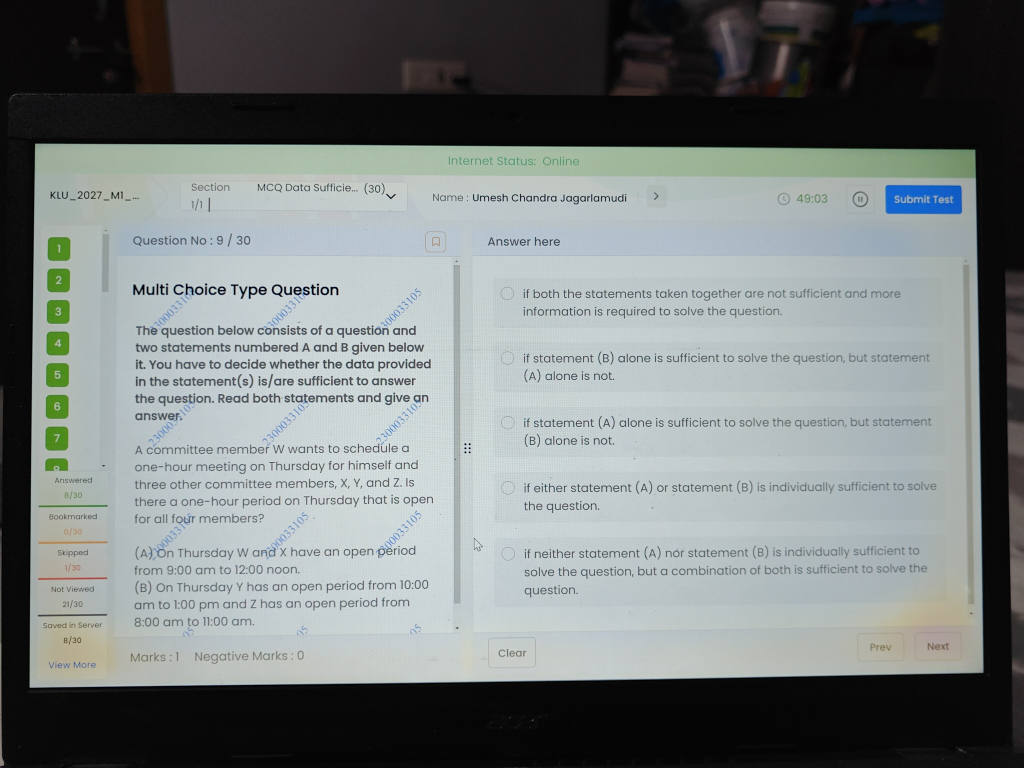
#> input picture datasets/calibration/answer-and-question-scroll/IMG20260326002239.jpg, 4096 x 3072 px (shown at 1/4 size); its folder holds only this picture in this run
$ python calibrate_cv_pipeline.py   (older library calls are emulated)
#> lines starting #> are read from the running program, lines starting #| are printed output that depends on the picture; after the words box and inside, x2 and y2 are one past the last pixel; in counts of white or black regions, pixels touching at a corner belong together
### controller/capture_pipeline/exam_layout.py
"""
Exam screen layout detector.

Detects the fixed-layout exam UI structure from a captured screenshot
and returns pixel coordinates for every significant region:

    - Question panel (left)
    - Answer panel (right)
    - Vertical divider between panels
    - Bottom bar (Clear / Prev / Next buttons)
    - Question navigation sidebar (numbered buttons on far left)

The exam uses a split-pane layout with a draggable vertical divider
(a thin line with a '⁞' dot-handle).  The divider position is treated
as FIXED for a given exam session.

Detection strategy:
    1. Convert image to grayscale.
    2. Find the "Answer here" header via template matching / OCR to
       anchor the right-panel origin.
    3. Find the vertical divider using edge + column-projection analysis
       in the expected region (~40-55 % of width).
    4. Find bottom bar by locating "Clear" / "Next" text near the bottom.
    5. Find the nav sidebar as the narrow strip left of the question panel
       that contains numbered colored boxes.

All coordinates are in absolute pixels of the source image.
"""

from __future__ import annotations

from dataclasses import dataclass, field
from pathlib import Path
from typing import Optional

import numpy as np

from controller.utils.logger import get_logger

logger = get_logger("exam_layout")


# ---------------------------------------------------------------------------
# Data structures
# ---------------------------------------------------------------------------

@dataclass(frozen=True)
class Rect:
    """Axis-aligned bounding rectangle in absolute pixels."""
    x: int
    y: int
    w: int
    h: int

    @property
    def x2(self) -> int:
        return self.x + self.w

    @property
    def y2(self) -> int:
        return self.y + self.h

    @property
    def cx(self) -> int:
        return self.x + self.w // 2

    @property
    def cy(self) -> int:
        return self.y + self.h // 2


@dataclass
class ExamLayout:
    """Complete layout of the exam screen with all detected regions."""

    # Core panels
    question_panel: Optional[Rect] = None       # Left panel (question text)
    answer_panel: Optional[Rect] = None         # Right panel (answer options)
    divider_x: int = 0                          # X-coordinate of the vertical divider

    # Bottom bar buttons
    bottom_bar: Optional[Rect] = None
    next_button: Optional[Rect] = None
    prev_button: Optional[Rect] = None
    clear_button: Optional[Rect] = None
    is_last_question: bool = False

    # Navigation sidebar (far left numbered buttons)
    nav_sidebar: Optional[Rect] = None

    # Header region (contains exam info, timer, submit button)
    header: Optional[Rect] = None

    # Image dimensions for normalized coordinate conversion
    image_w: int = 0
    image_h: int = 0

    # Detection confidence
    confidence: float = 0.0
    detection_notes: list[str] = field(default_factory=list)

    def is_valid(self) -> bool:
        """Layout is valid if we found at least the two main panels."""
        return (
            self.question_panel is not None
            and self.answer_panel is not None
            and self.divider_x > 0
        )

    # [5 lines left out: function norm, not called in this run]


# ---------------------------------------------------------------------------
# Detector
# ---------------------------------------------------------------------------

class ExamLayoutDetector:
    """
    Detects the exam screen layout from a screenshot.

    Tunable thresholds are class-level constants.  Override them for
    calibration by subclassing or mutating the instance.

    Results are cached per image path (deterministic — same image always
    produces the same layout), which eliminates redundant detections when
    multiple subsystems (OCR, scroll, validation) request the layout for
    the same captured frame.
    """

    # Per-path result cache.  Shared across ALL instances so OCRLayoutAnalyzer,
    # ScreenValidator, ScrollDetector, etc. all benefit from a single detection.
    # Max 10 entries to avoid unbounded memory growth.
    _layout_cache: dict[str, "ExamLayout"] = {}
    _CACHE_MAX = 10

    # --- Tunable thresholds -------------------------------------------

    # Divider search region as fraction of image width.
    # We expect the divider at around 40-55 % of image width.
    DIVIDER_SEARCH_LEFT_FRAC = 0.38
    DIVIDER_SEARCH_RIGHT_FRAC = 0.58

    # Minimum vertical span (fraction of image height) for a column
    # to be considered a divider.
    DIVIDER_MIN_SPAN_FRAC = 0.45

    # Header is assumed to occupy the top N% of the image.
    HEADER_HEIGHT_FRAC = 0.12

    # Bottom bar is assumed to occupy the bottom N% of the image.
    BOTTOM_BAR_HEIGHT_FRAC = 0.08

    # Navigation sidebar is assumed to be within the left N% of the image.
    NAV_SIDEBAR_WIDTH_FRAC = 0.10

    # Grayscale intensity range for the divider line (light gray).
    DIVIDER_GRAY_MIN = 150
    DIVIDER_GRAY_MAX = 230

    def detect(self, image_path: Path) -> ExamLayout:
        """
        Analyze an exam screenshot and return the detected layout.

        Results are cached per resolved image path so that multiple
        subsystems requesting the layout for the same frame get an
        instant result (layout detection takes ~1s per call).

        Parameters
        ----------
        image_path : Path
            Path to the screenshot image.

        Returns
        -------
        ExamLayout
            Detected layout with pixel coordinates for all regions.
        """
        cache_key = str(image_path.resolve())

        # Fast path: return cached result
        if cache_key in self._layout_cache:
            cached = self._layout_cache[cache_key]
            logger.debug("Layout cache HIT for %s (divider_x=%d)", image_path.name, cached.divider_x)
            return cached

        logger.info("Detecting exam layout for: %s", image_path.name)

        try:
            import cv2
        except ImportError:
            logger.warning("OpenCV not available — layout detection disabled")
            return ExamLayout()

        img = cv2.imread(str(image_path))
#> img is the input picture: shape (3072, 4096, 3); mean B, G, R 126.9, 127.5, 121.4
        if img is None:
            logger.warning("Could not read image: %s", image_path)
            return ExamLayout()

        h, w = img.shape[:2]
        gray = cv2.cvtColor(img, cv2.COLOR_BGR2GRAY)
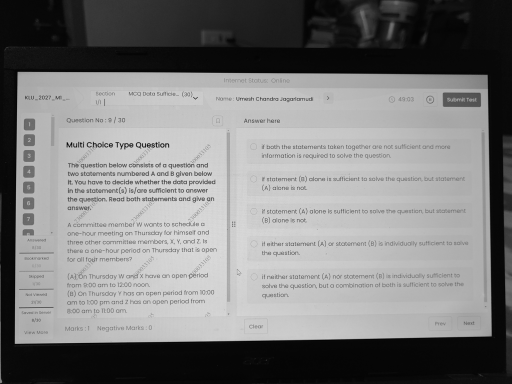
#> gray: shape (3072, 4096) (shown at 1/8 size); min 0, max 254, mean 125.6

        layout = ExamLayout(image_w=w, image_h=h)
        notes: list[str] = []

        # Step 1: Detect header (top bar with exam info + timer)
        header_h = int(h * self.HEADER_HEIGHT_FRAC)
        layout.header = Rect(0, 0, w, header_h)

        # Step 2: Detect bottom bar
        bottom_bar_h = int(h * self.BOTTOM_BAR_HEIGHT_FRAC)
        bottom_bar_y = h - bottom_bar_h
        layout.bottom_bar = Rect(0, bottom_bar_y, w, bottom_bar_h)
        self._detect_bottom_buttons(gray, layout, bottom_bar_y, h, w, color_img=img)
#> in _detect_bottom_buttons, `bar_region = gray[bar_top:img_h, :]`:
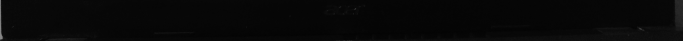
#> bar_region: shape (245, 4096) (shown at 1/6 size); min 0, max 139, mean 7.8
#> (the call stopped at in _detect_bottom_buttons, `data = pytesseract.image_to_data( bar_region, output_type=pytesseract...`: pytesseract is not available in this run)

        # Step 3: Detect navigation sidebar
        nav_w = int(w * self.NAV_SIDEBAR_WIDTH_FRAC)
        content_top = header_h
        content_bottom = bottom_bar_y
        layout.nav_sidebar = Rect(0, content_top, nav_w, content_bottom - content_top)

        # Step 4: Detect the vertical divider
        divider_x = self._detect_divider(gray, content_top, content_bottom, nav_w, w)
        if divider_x > 0:
            layout.divider_x = divider_x
            notes.append(f"divider found at x={divider_x}")
        else:
            # Fallback: assume divider at ~46% of width (observed default)
            divider_x = int(w * 0.46)
            layout.divider_x = divider_x
            notes.append(f"divider FALLBACK at x={divider_x}")

        # Step 5: Define the question and answer panels
        panel_top = content_top
        panel_bottom = content_bottom

        layout.question_panel = Rect(
            x=nav_w,
            y=panel_top,
            w=divider_x - nav_w,
            h=panel_bottom - panel_top,
        )

        layout.answer_panel = Rect(
            x=divider_x,
            y=panel_top,
            w=w - divider_x,
            h=panel_bottom - panel_top,
        )

        # Confidence based on whether we found a real divider
        layout.confidence = 0.9 if "divider found" in notes[0] else 0.5
        layout.detection_notes = notes

        logger.info(
            "Layout detected: divider_x=%d, q_panel=%s, a_panel=%s, confidence=%.2f",
            layout.divider_x,
            f"({layout.question_panel.x},{layout.question_panel.y},{layout.question_panel.w},{layout.question_panel.h})"
            if layout.question_panel else "None",
            f"({layout.answer_panel.x},{layout.answer_panel.y},{layout.answer_panel.w},{layout.answer_panel.h})"
            if layout.answer_panel else "None",
            layout.confidence,
        )

        # Cache the result.  Evict oldest entries if cache is full.
        if len(self._layout_cache) >= self._CACHE_MAX:
            oldest_key = next(iter(self._layout_cache))
            del self._layout_cache[oldest_key]
        self._layout_cache[cache_key] = layout

        return layout

    # ------------------------------------------------------------------
    # Internal helpers
    # ------------------------------------------------------------------

    def _detect_divider(
        self, gray: np.ndarray, content_top: int, content_bottom: int, nav_w: int, img_w: int
    ) -> int:
        """
        Dynamically find the vertical divider between the question and answers.
        1. Limit search to the middle region of the page
        2. Detect strongest vertical edge (Sobel-X)
        3. Check for drag handle dot pattern as fallback
        4. Validate the candidate has a continuous vertical span.
        """
#> called with content_top = 368, content_bottom = 2827, nav_w = 409, img_w = 4096
        import cv2

        # Ghost captures are direct screenshots of a CSS split-view.
        # The split has no visible gray border or structural drag-handle dots,
        # but bounding it is strict. Visual scan will falsely trip on text.
        try:
            from controller.config import CAPTURE_MODE
            if CAPTURE_MODE == "ghost":
                return int(img_w * 0.46)
        except Exception:
            pass

        content_region = gray[content_top:content_bottom, :]
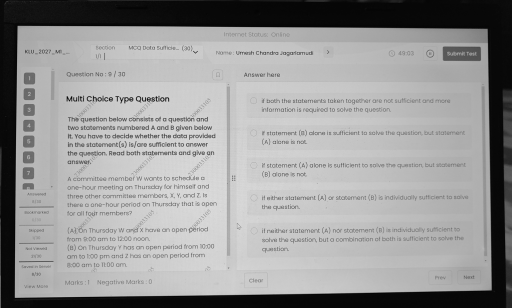
#> content_region: shape (2459, 4096) (shown at 1/8 size); min 0, max 254, mean 152
        c_h, c_w = content_region.shape[:2]

        search_x1 = max(nav_w, int(img_w * self.DIVIDER_SEARCH_LEFT_FRAC))
        search_x2 = min(c_w, int(img_w * self.DIVIDER_SEARCH_RIGHT_FRAC))

        if search_x2 <= search_x1:
            return 0

        search_strip = content_region[:, search_x1:search_x2]
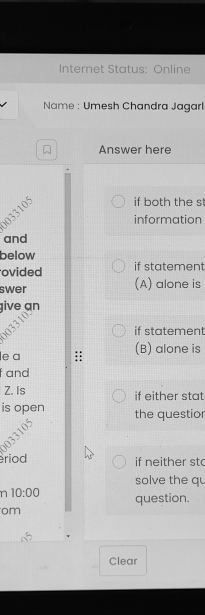
#> search_strip: shape (2459, 819) (shown at 1/4 size); min 0, max 254, mean 173.4

        # Sobel-X to find vertical edges
        sobel_x = cv2.Sobel(search_strip, cv2.CV_64F, 1, 0, ksize=3)
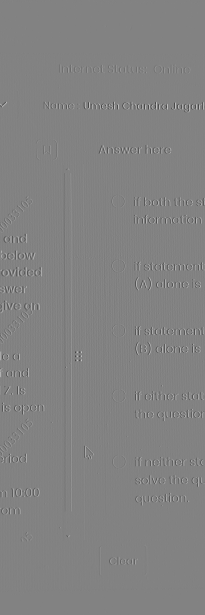
#> sobel_x: shape (2459, 819) float64 (shown at 1/4 size); min -853, max 817, mean 0; drawn with min black and max white
        sobel_abs = np.abs(sobel_x).astype(np.uint8)
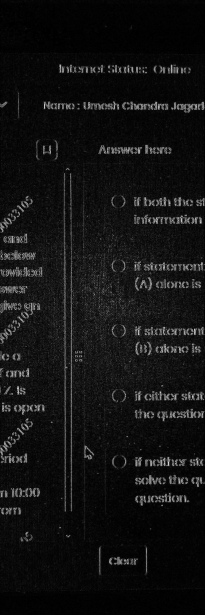
#> sobel_abs: shape (2459, 819) (shown at 1/4 size); min 0, max 255, mean 17.8

        # Column projection: sum of edge intensity per column
        col_projection = np.sum(sobel_abs, axis=0)
#> col_projection = 819 values, max 204853 at index 284, min 0 at index 0, mean 43864.4

        if len(col_projection) == 0:
            return 0

        # Find the column with the maximum edge projection
        peak_col_local = int(np.argmax(col_projection))
#> peak_col_local = 284
        peak_col_global = search_x1 + peak_col_local
#> peak_col_global = 1840

        # Validate: the candidate column should have a long continuous vertical span
        candidate_col = gray[content_top:content_bottom, peak_col_global]
#> candidate_col = 2459 values, max 213 at index 418, min 0 at index 2364, mean 157.4
        # The divider line is typically a light gray line
        in_range = (candidate_col >= self.DIVIDER_GRAY_MIN) & (candidate_col <= self.DIVIDER_GRAY_MAX)

        # Find longest continuous run of gray pixels
        longest_run = 0
        current_run = 0
        for val in in_range:
            if val:
                current_run += 1
                longest_run = max(longest_run, current_run)
            else:
                current_run = 0

        span_frac = longest_run / max(c_h, 1)
        if span_frac >= self.DIVIDER_MIN_SPAN_FRAC:
            return peak_col_global

        # Second attempt: look for the drag handle dots (⁞).
        # The drag handle has 6 small dark dots stacked vertically near
        # the center of the divider.  We search for a narrow column region
        # with small, repeating dark blobs roughly centered vertically.
        midpoint_y = c_h // 2
        handle_search = gray[
            content_top + midpoint_y - int(c_h * 0.15):content_top + midpoint_y + int(c_h * 0.15),
            search_x1:search_x2,
        ]
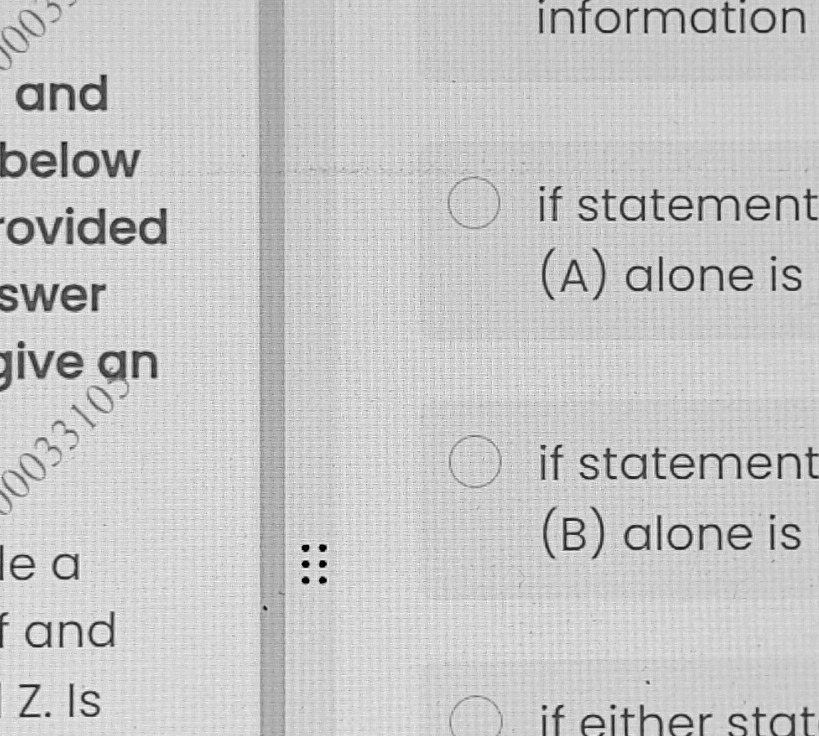
#> handle_search: shape (736, 819); min 1, max 254, mean 199.8

        # Threshold to find dark dots (the drag handle dots are darker than background)
        _, binary = cv2.threshold(handle_search, 140, 255, cv2.THRESH_BINARY_INV)
#> binary: shape (736, 819); 4.4% white; 277 white regions (143 under 20 px), largest, box (x1, y1, x2, y2) and area: (101, 150, 141, 178) 543, (20, 284, 59, 312) 539, (80, 74, 107, 111) 512
        col_sums = np.sum(binary > 0, axis=0)
#> col_sums = 819 values, max 169 at index 2, min 0 at index 167, mean 32.55
#> (the rest of the program and of its run is left out)
